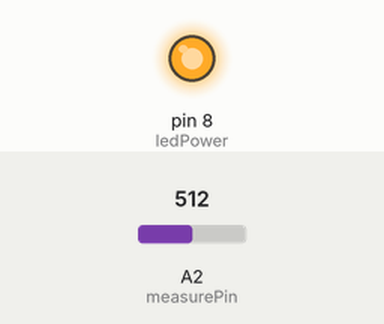
This sketch was run on a simulated Arduino Uno, built with avr-gcc and run on an emulated ATmega328P. On the bench: output pins drawn as LEDs (lit = HIGH). Inputs (shaded band) come from the test bench; at power-on: A2 (measurePin) = 512. What the sketch prints to the serial monitor is not drawn.

Above: at 0.1 s.
Timing chart, 0 to 1.6 s (numbered marks = the images above):
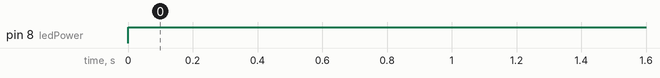

The sketch:

40_Dust_sensor_Test1.ino
```cpp
int measurePin = A2;
int ledPower = 8;

int samplingTime = 280;
int deltaTime = 40;
int sleepTime = 9680;

float voMeasured = 0;
float calcVoltage = 0;
float dustDensity = 0;

void setup() {
  Serial.begin(9600);
  pinMode(measurePin,INPUT);
  pinMode(ledPower,OUTPUT);
}

void loop() {
  digitalWrite(ledPower,LOW);
  delayMicroseconds(samplingTime);

  voMeasured = analogRead(measurePin);

  delayMicroseconds(deltaTime);
  digitalWrite(ledPower,HIGH);
  delayMicroseconds(sleepTime);

  calcVoltage = voMeasured * (5.0 / 1024.0);
  dustDensity = (0.17 * calcVoltage - 0.1) * 1000;

  Serial.print("Raw Signal Value (0-1023): ");
  Serial.println(voMeasured);

  Serial.print(" - Voltage: ");
  Serial.println(calcVoltage);

  Serial.print(" - Dust Density: ");
  Serial.println(dustDensity); //unit: mg/m3

  delay(1000);
}
```

Measured:
- by itself, pin 8 (ledPower): LOW → HIGH at 0.00 s
